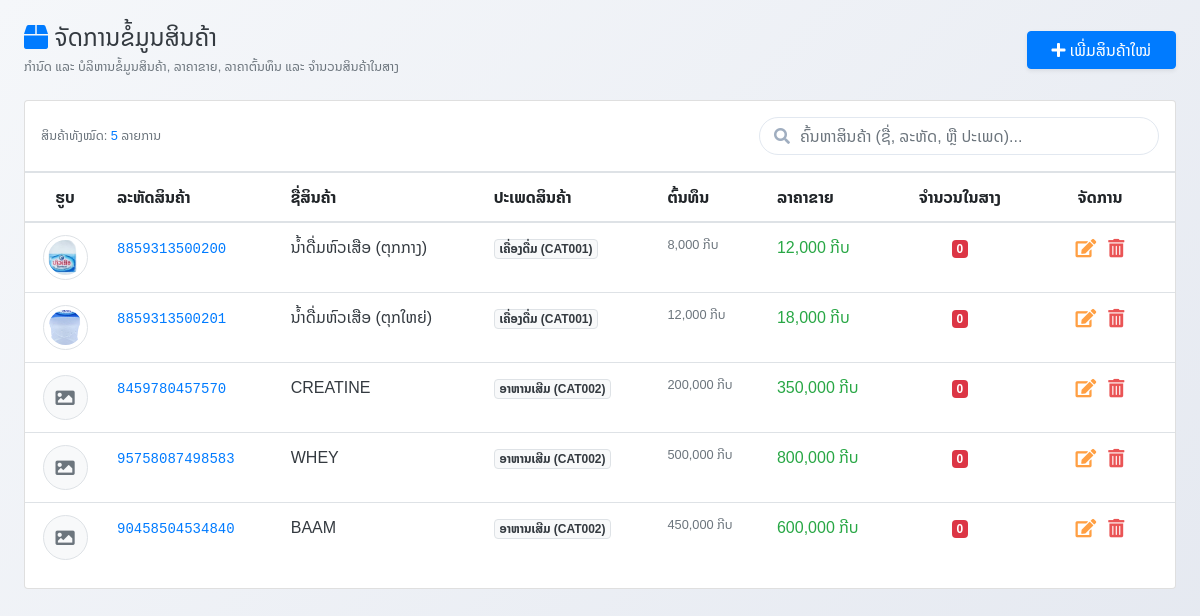
The page /pages/products.php (signed in) on the database its author committed.
### tables this page shows
CREATE TABLE `products` (
  `product_id` int(11) NOT NULL AUTO_INCREMENT,
  `product_code` varchar(50) NOT NULL,
  `product_name` varchar(100) NOT NULL,
  `category_id` int(11) NOT NULL,
  `cost_price` decimal(12,2) DEFAULT 0.00,
  `sale_price` decimal(12,2) NOT NULL,
  `quantity` int(11) DEFAULT 0,
  `unit` varchar(20) DEFAULT '?????????',
  `image` varchar(255) DEFAULT NULL,
  `created_at` datetime DEFAULT current_timestamp(),
  PRIMARY KEY (`product_id`),
  UNIQUE KEY `product_code` (`product_code`),
  KEY `fk_products_category` (`category_id`),
  CONSTRAINT `fk_products_category` FOREIGN KEY (`category_id`) REFERENCES `product_categories` (`category_id`) ON UPDATE CASCADE
);

CREATE TABLE `product_categories` (
  `category_id` int(11) NOT NULL AUTO_INCREMENT,
  `category_code` varchar(50) NOT NULL DEFAULT '',
  `category_name` varchar(100) NOT NULL,
  `created_at` datetime DEFAULT current_timestamp(),
  PRIMARY KEY (`category_id`),
  UNIQUE KEY `category_code` (`category_code`)
);

### config/db.php (called while the page is built, shortened)
<?php
if (!function_exists('formatCurrency')) {
    function formatCurrency($amount)
    {
        return number_format((float)$amount, 0, '.', ',') . ' ກີບ';
    }
}
?>

### pages/products.php (the view, shortened to what this page needs)
<?php
require_once '../config/db.php';
$products = [];
$sql = "SELECT p.*, c.category_name, c.category_code
        FROM products p
        LEFT JOIN product_categories c ON p.category_id = c.category_id
        ORDER BY p.product_id ASC";
$result = mysqli_query($conn, $sql);
if ($result) {
    while ($row = mysqli_fetch_assoc($result)) {
        $products[] = $row;
    }
}
$categories = [];
$sqlCat = "SELECT * FROM product_categories ORDER BY category_id ASC";
$resCat = mysqli_query($conn, $sqlCat);
if ($resCat) {
    while ($row = mysqli_fetch_assoc($resCat)) {
        $categories[] = $row;
    }
}
?>
<!DOCTYPE html>
<html lang="lo">
<head>
    <link rel="stylesheet" href="../assets/css/local-font.css?v=<?php echo time(); ?>">
    <link rel="stylesheet" href="../bootstrap/css/bootstrap.min.css">
    <link rel="stylesheet" href="../icon/css/all.min.css">
    <link rel="stylesheet" href="../assets/css/pages/users-manage.css">
</head>
<body>
<div class="container-fluid py-4 px-3 px-md-4">
    <div class="d-flex flex-wrap justify-content-between align-items-center mb-4 gap-2">
        <div>
            <h4 class="fw-bold text-dark mb-1">
                <i class="fas fa-box text-primary me-2"></i> ຈັດການຂໍ້ມູນສິນຄ້າ
            </h4>
            <p class="text-muted small mb-0">ກຳນົດ ແລະ ບໍລິຫານຂໍ້ມູນສິນຄ້າ, ລາຄາຂາຍ, ລາຄາຕົ້ນທຶນ ແລະ ຈຳນວນສິນຄ້າໃນສາງ</p>
        </div>
        <div>
            <?php if (!empty($categories)): ?>
            <button class="btn btn-primary rounded-pill px-4 shadow-sm" onclick="openCreateModal()">
                <i class="fas fa-plus me-1"></i> ເພີ່ມສິນຄ້າໃໝ່
            </button>
            <?php else: ?>
            <a href="product_categories.php" class="btn btn-warning rounded-pill px-4 shadow-sm">
                <i class="fas fa-exclamation-triangle me-1"></i> ກະລຸນາເພີ່ມປະເພດສິນຄ້າກ່ອນ
            </a>
            <?php endif; ?>
        </div>
    </div>
    <div class="card card-custom">
        <div class="card-body p-0">
            <div class="p-3 border-bottom d-flex flex-wrap justify-content-between align-items-center gap-3">
                <div class="d-flex align-items-center flex-wrap gap-3">
                    <div class="text-muted small">
                        ສິນຄ້າທັງໝົດ: <span class="fw-bold text-primary" id="productCount"><?= count($products) ?></span> ລາຍການ
                    </div>
                </div>
                <div class="search-box flex-grow-1" style="max-width: 400px;">
                    <i class="fas fa-search"></i>
                    <input type="text" id="searchInput" class="form-control" placeholder="ຄົ້ນຫາສິນຄ້າ (ຊື່, ລະຫັດ, ຫຼື ປະເພດ)...">
                </div>
            </div>
            <div class="table-responsive">
                <table class="table table-custom table-hover align-middle">
                    <thead>
                        <tr>
                            <th style="width: 80px;" class="text-center">ຮູບ</th>
                            <th>ລະຫັດສິນຄ້າ</th>
                            <th>ຊື່ສິນຄ້າ</th>
                            <th>ປະເພດສິນຄ້າ</th>
                            <th class="text-end">ຕົ້ນທຶນ</th>
                            <th class="text-end">ລາຄາຂາຍ</th>
                            <th class="text-center">ຈຳນວນໃນສາງ</th>
                            <th class="text-center" style="width: 150px;">ຈັດການ</th>
                        </tr>
                    </thead>
                    <tbody id="productTableBody">
                        <?php if (empty($products)): ?>
                            <tr>
                                <td colspan="8" class="text-center py-5 text-muted">
                                    <i class="fas fa-boxes fa-2x mb-3 d-block"></i>
                                    ຍັງບໍ່ມີຂໍ້ມູນສິນຄ້າ
                                </td>
                            </tr>
                        <?php else: ?>
                            <?php foreach ($products as $p): ?>
                                <tr class="product-row">
                                    <td class="text-center">
                                        <?php if (!empty($p['image']) && file_exists('../uploads/products/' . $p['image'])): ?>
                                            <img src="../uploads/products/<?= htmlspecialchars($p['image']) ?>" alt="product" class="img-thumbnail rounded-circle" style="width: 45px; height: 45px; object-fit: cover; transition: transform 0.2s;" onmouseover="this.style.transform='scale(1.2)'" onmouseout="this.style.transform='scale(1)'">
                                        <?php else: ?>
                                            <div class="rounded-circle bg-light border d-flex align-items-center justify-content-center mx-auto" style="width: 45px; height: 45px;">
                                                <i class="fas fa-image text-muted" style="font-size: 1.2rem;"></i>
                                            </div>
                                        <?php endif; ?>
                                    </td>
                                    <td class="fw-bold"><code class="text-primary"><?= htmlspecialchars($p['product_code']) ?></code></td>
                                    <td class="fw-bold text-dark"><?= htmlspecialchars($p['product_name']) ?></td>
                                    <td><span class="badge bg-light text-dark border"><?= htmlspecialchars($p['category_name']) ?> (<?= htmlspecialchars($p['category_code']) ?>)</span></td>
                                    <td class="text-end text-muted small"><?= formatCurrency($p['cost_price']) ?></td>
                                    <td class="text-end fw-bold text-success"><?= formatCurrency($p['sale_price']) ?></td>
                                    <td class="text-center">
                                        <?php if ($p['quantity'] <= 5): ?>
                                            <span class="badge bg-danger text-white"><?= $p['quantity'] ?></span>
                                        <?php else: ?>
                                            <span class="badge bg-success text-white"><?= $p['quantity'] ?></span>
                                        <?php endif; ?>
                                    </td>
                                    <td class="text-center">
                                        <div class="d-flex justify-content-center gap-1">
                                            <button class="btn btn-warning btn-sm btn-action" onclick="openEditModal(<?= $p['product_id'] ?>)" title="ແກ້ໄຂ">
                                                <i class="fas fa-edit"></i>
                                            </button>
                                            <button class="btn btn-danger btn-sm btn-action" onclick="deleteProduct(<?= $p['product_id'] ?>)" title="ລົບ">
                                                <i class="fas fa-trash-alt"></i>
                                            </button>
                                        </div>
                                    </td>
                                </tr>
                            <?php endforeach; ?>
                        <?php endif; ?>
                    </tbody>
                </table>
            </div>
        </div>
    </div>
</div>
</body>
</html>

### assets/css/pages/users-manage.css (style rules this page uses)
* { font-family: 'Noto Sans Lao', 'Noto Sans Lao Looped', 'Phetsarath OT', sans-serif; }
body { background: linear-gradient(135deg, #f5f7fa 0%, #e4e8f0 100%); min-height: 100vh; animation: pageFadeIn 0.7s cubic-bezier(0.25, 1, 0.5, 1) both; }
.table thead th { white-space: nowrap; }
.search-box { position: relative; }
.search-box i { position: absolute; left: 15px; top: 50%; transform: translateY(-50%); color: #a0aec0; }
.search-box input { padding-left: 40px; border-radius: 30px; border: 1px solid #e2e8f0; transition: all 0.3s ease; }
.btn-action, table td:last-child .btn, table td:last-child button, .btn-view-details, .btn-edit, .btn-delete { background: transparent !important; border: none !important; box-shadow: none !important; padding: 4px 6px !important; font-size: 1.15rem !important; transition: all 0.2s ease !important; min-width: auto !important; height: auto !important; line-height: 1 !important; }
.btn-action.btn-warning, .btn-action.btn-outline-info, table td:last-child .btn-warning, table td:last-child .btn-outline-info, table td:last-child button.btn-warning, .btn-edit { color: #ff9f43 !important; }
.btn-action.btn-danger, .btn-action.btn-outline-danger, table td:last-child .btn-danger, table td:last-child .btn-outline-danger, table td:last-child button.btn-danger, .btn-delete { color: #ea5455 !important; }
.card-custom { animation: cardSlideUp 0.55s cubic-bezier(0.16, 1, 0.3, 1) both; }

### pages/products.php (style rules this page uses)
body { font-family: 'Noto Sans Lao', 'Noto Sans Lao Looped', sans-serif; background-color: #f4f6f9; }

### rows shown on the page
products: image (picture), product_code "8859313500200", product_name "ນ້ຳດື່ມຫົວເສືອ (ຕຸກກາງ)", category.category_name "ເຄື່ອງດື່ມ", category.category_code "CAT001", cost_price "8,000 ກີບ", sale_price "12,000 ກີບ", quantity "0"
products: image (picture), product_code "8859313500201", product_name "ນ້ຳດື່ມຫົວເສືອ (ຕຸກໃຫຍ່)", category.category_name "ເຄື່ອງດື່ມ", category.category_code "CAT001", cost_price "12,000 ກີບ", sale_price "18,000 ກີບ", quantity "0"
products: product_code "8459780457570", product_name "CREATINE", category.category_name "ອາຫານເສີມ", category.category_code "CAT002", cost_price "200,000 ກີບ", sale_price "350,000 ກີບ", quantity "0"
products: product_code "95758087498583", product_name "WHEY", category.category_name "ອາຫານເສີມ", category.category_code "CAT002", cost_price "500,000 ກີບ", sale_price "800,000 ກີບ", quantity "0"
products: product_code "90458504534840", product_name "BAAM", category.category_name "ອາຫານເສີມ", category.category_code "CAT002", cost_price "450,000 ກີບ", sale_price "600,000 ກີບ", quantity "0"

### other values the page prints
count($products) "5"
